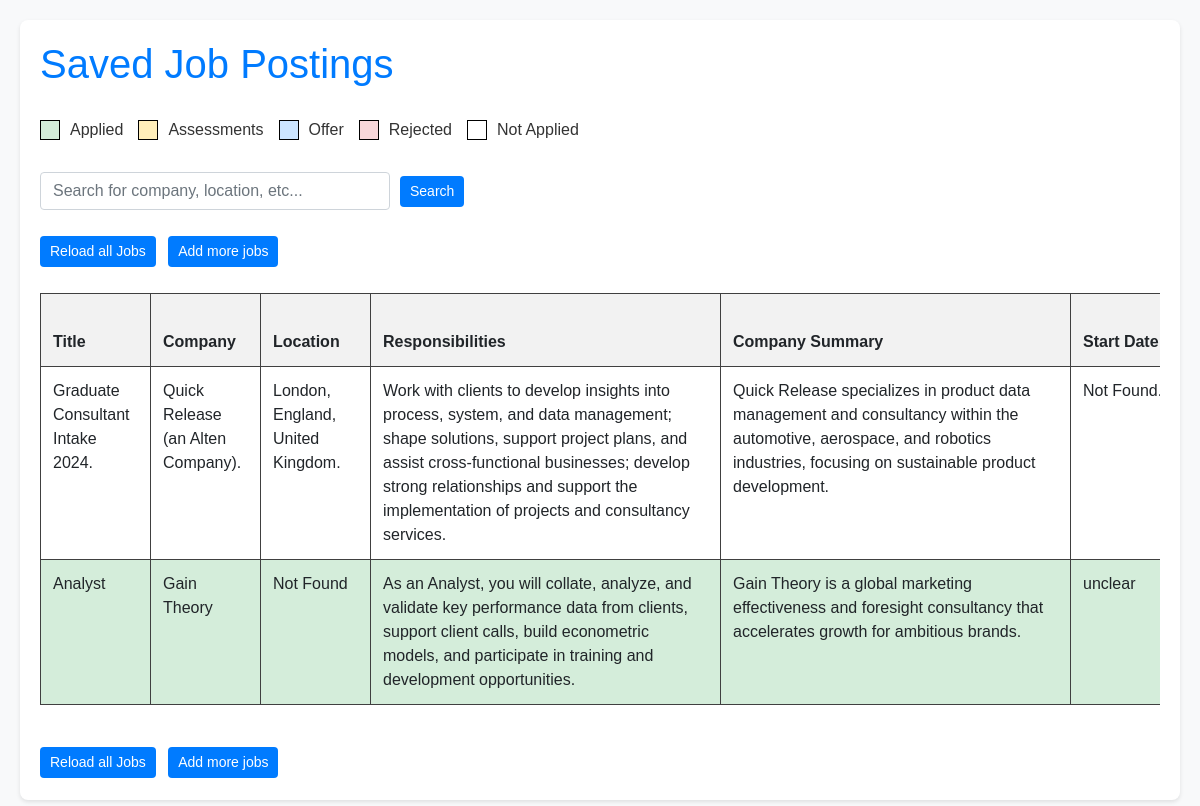
The page /view_jobs on the database its author committed.
### tables this page shows
CREATE TABLE job_applications (
        id INTEGER PRIMARY KEY AUTOINCREMENT,
        Title TEXT,
        Company TEXT,
        Location TEXT,
        Responsibilities TEXT,
        Company_Summary TEXT,
        Start_Date TEXT,
        Deadline TEXT,
        Posting_Date TEXT,
        URL TEXT,
        Notes TEXT,
        Embedding TEXT,
        Status TEXT
    );

### app.py (the view)
@app.route('/view_jobs')
def view_jobs():
    conn = sqlite3.connect('jobs.db')
    df = pd.read_sql('SELECT * FROM job_applications', conn)
    jobs=df.to_dict(orient='records')
    conn.commit()
    conn.close()
    return render_template('view_jobs.html', jobs=jobs)

### templates/view_jobs.html (shortened to what this page needs)
<!DOCTYPE html>
<html lang="en">
<head>
    <link rel="stylesheet" href="https://maxcdn.bootstrapcdn.com/bootstrap/4.5.2/css/bootstrap.min.css">
</head>
<body>
    <div class="container">
        <h1>Saved Job Postings</h1>
        <div class="legend">
            <div class="legend-item">
                <span class="legend-color" style="background-color: #d4edda;"></span> Applied
            </div>
            <div class="legend-item">
                <span class="legend-color" style="background-color: #ffeeba;"></span> Assessments
            </div>
            <div class="legend-item">
                <span class="legend-color" style="background-color: #cce5ff;"></span> Offer
            </div>
            <div class="legend-item">
                <span class="legend-color" style="background-color: #f8d7da;"></span> Rejected
            </div>
            <div class="legend-item">
                <span class="legend-color" style="background-color: #ffffff;"></span> Not Applied
            </div>
        </div>
        <form action="/search_jobs" method="POST" class="form-inline mb-4">
            <input type="text" name="query" class="form-control" placeholder="Search for company, location, etc..." required>
            <button type="submit" class="btn btn-custom">Search</button>
        </form>
        <div class="mt-4">
            <form action="/view_jobs" method="get" class="d-inline">
                <button type="submit" class="btn btn-custom">Reload all Jobs</button>
            </form>
            <a href="/" class="btn btn-custom ml-2">Add more jobs</a>
        </div>
        <br>
        <div class="table-responsive">
            <table class="table">
                <thead>
                    <tr>
                        <th class="col-type-1">Title</th>
                        <th class="col-type-1">Company</th>
                        <th class="col-type-1">Location</th>
                        <th class="col-type-3">Responsibilities</th>
                        <th class="col-type-3">Company Summary</th>
                        <th class="col-type-1">Start Date</th>
                    </tr>
                </thead>
                <tbody>
                    {% for job in jobs %}
                    <tr class="{{ job['Status']|lower }}">
                        <td class="col-type-1">{{ job['Title'] }}</td>
                        <td class="col-type-1">{{ job['Company'] }}</td>
                        <td class="col-type-1">{{ job['Location'] }}</td>
                        <td class="col-type-3">{{ job['Responsibilities'] }}</td>
                        <td class="col-type-3">{{ job['Company_Summary'] }}</td>
                        <td class="col-type-1">{{ job['Start_Date'] }}</td>
                    </tr>
                    {% endfor %}
                </tbody>
            </table>
        </div>
        <div class="mt-4">
            <form action="/view_jobs" method="get" class="d-inline">
                <button type="submit" class="btn btn-custom">Reload all Jobs</button>
            </form>
            <a href="/" class="btn btn-custom ml-2">Add more jobs</a>
        </div>
    </div>
</body>
</html>

### templates/view_jobs.html (style rules this page uses)
body { font-family: Arial, sans-serif; background-color: #f8f9fa; color: #333; padding: 20px; }
h1 { color: #007bff; margin-bottom: 30px; }
.container { max-width: 1800px; margin: 0 auto; background-color: #ffffff; padding: 20px; border-radius: 8px; box-shadow: 0 2px 4px rgba(0, 0, 0, 0.1); }
.legend { display: flex; flex-wrap: wrap; gap: 15px; margin-bottom: 30px; }
.legend-item { display: flex; align-items: center; margin-bottom: 0; }
.legend-color { display: inline-block; width: 20px; height: 20px; vertical-align: middle; margin-right: 10px; border: 1px solid #000; }
.applied { background-color: #d4edda; }
.not_applied { background-color: #ffffff; }
.btn-custom { background-color: #007bff; color: white; border: none; padding: 5px 10px; font-size: 0.875rem; text-align: center; display: inline-block; margin: 2px 0; }
.form-inline input.form-control { width: 350px !important; margin-right: 10px; }
.table { table-layout: auto; }
.table td, .table th { padding: 12px; border: 1px solid #404040 !important; word-break: break-word; }
.table th { background-color: #f2f2f2; }
.col-type-1 { min-width: 110px; max-width: 150px; }
.col-type-3 { min-width: 350px; max-width: 500px; }
.table-responsive { overflow-x: auto; }
.mt-4 { margin-top: 1.5rem; }
.ml-2 { margin-left: .5rem; }

### rows shown on the page
job_applications: Title "Graduate Consultant Intake 2024.", Company "Quick Release (an Alten Company).", Location "London, England, United Kingdom.", Responsibilities "Work with clients to develop insights into process, system, and data management; shape solutions, support project plans, and assist cross-functional businesses; develop strong relationships and support the implementation of projects and consultancy services.", Company_Summary "Quick Release specializes in product data management and consultancy within the automotive, aerospace, and robotics industries, focusing on sustainable product development.", Start_Date "Not…"
job_applications: Title "Analyst", Company "Gain Theory", Location "Not Found", Responsibilities "As an Analyst, you will collate, analyze, and validate key performance data from clients, support client calls, build econometric models, and participate in training and development opportunities.", Company_Summary "Gain Theory is a global marketing effectiveness and foresight consultancy that accelerates growth for ambitious brands.", Start_Date "unclear"
